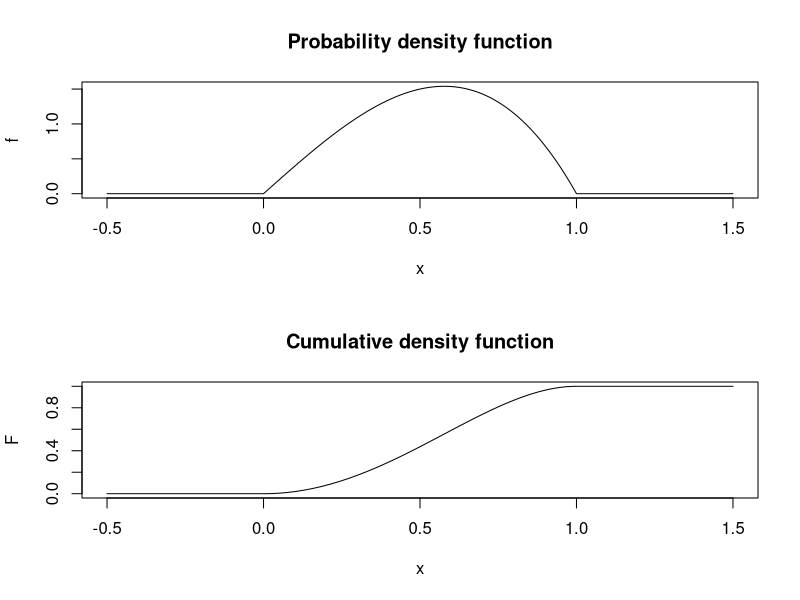

Generate this figure with R:
rm(list=ls())

f <- function(x) {
  if ( 0 <= x && x <= 1) {
    4*x*(1-x^2)
  } else {
    0
  }
}

F <- function(x) {
  if ( x < 0 ) {
    0
  } else if ( x > 1 ) {
    1
  } else {
    2*x^2 - x^4
  }
}

par(mfrow=c(2,1))
x <- seq(-0.5, 1.5, 0.01)
plot(x, mapply(f, x), type="l", ylab="f")
title("Probability density function")
plot(x, mapply(F, x), type="l", ylab="F")
title("Cumulative density function")
